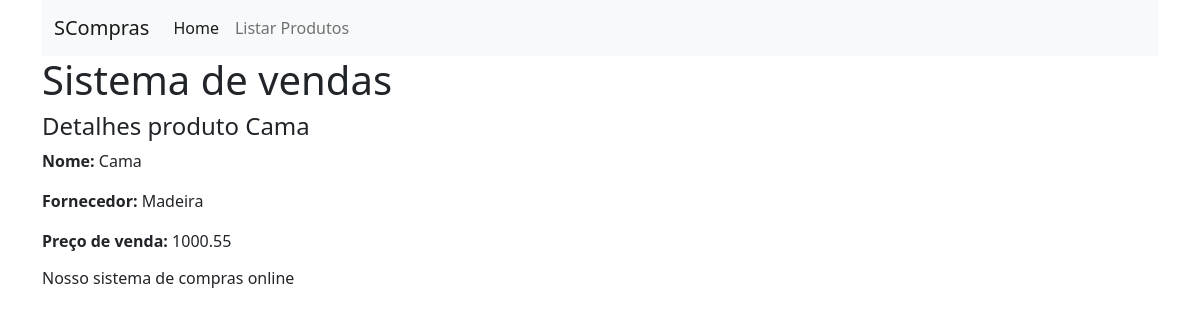
Page /produtos/detalhes/8 on the committed database.
### Produtos/models.py (models this page shows)
class Produto(models.Model):
    nome = models.CharField(max_length=200, verbose_name="Nome")
    fornecedor = models.CharField(max_length=200, verbose_name="Fornecedor")
    qnt_em_estoque = models.PositiveIntegerField(verbose_name="Quantidade em estoque", null=True)
    preco_de_venda = models.DecimalField(max_digits=10, decimal_places=2, verbose_name="Preço de venda")
    desconto = models.DecimalField(max_digits=10, decimal_places=2, verbose_name="Desconto", null=True, blank=True)
    favorito = models.BooleanField(default=False)
    def __str__(self):
        return self.nome
    class Meta:
        ordering = ['nome', 'fornecedor']

### Produtos/views.py (the view)
# urls.py: path('detalhes/<int:pk>', views.detalhes_produto, name='detalhes_produto'),
def detalhes_produto(request, pk):
    produto = Produto.objects.get(pk=pk)
    informacoes = {
        'produto': produto
    }
    return render(request, 'Produtos/detalhes_produto.html', informacoes)

### Templates/Produtos/detalhes_produto.html
{% extends "base.html" %}
{% block subtitulo %}
Detalhes produto {{produto}}
{% endblock %}
{% block conteudo %}
<p id="id_nome"><strong>Nome: </strong> {{produto.nome}} </p>
<p id="id_fornecedor"><strong>Fornecedor: </strong> {{produto.fornecedor}} </p>
<p id="id_preco_de_venda"><strong>Preço de venda: </strong> {{produto.preco_de_venda}} </p>
{% endblock %}
{% block rodape %}
Nosso sistema de compras online
{% endblock %}

### rows in the picture
Produto: nome "Cama", fornecedor "Madeira", preco_de_venda "1000.55"
